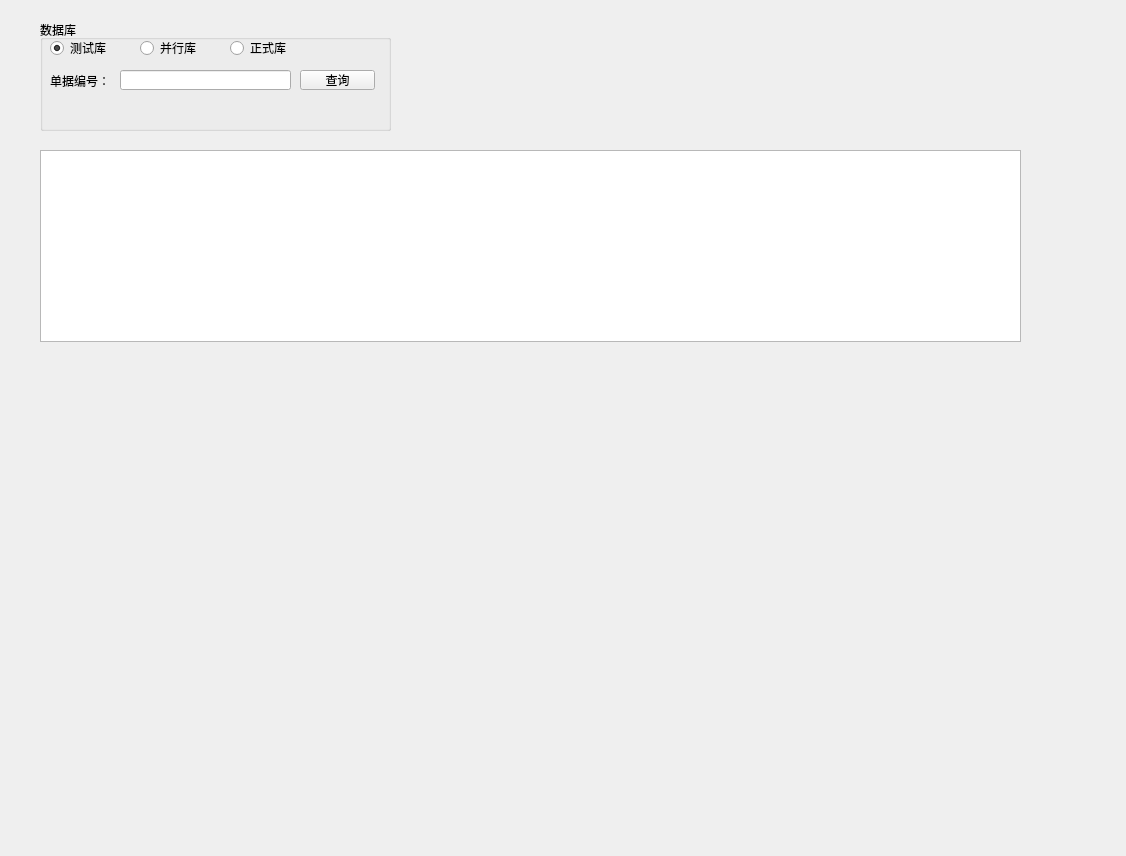
<?xml version="1.0" encoding="UTF-8"?>
<ui version="4.0">
 <class>Form</class>
 <widget class="QWidget" name="Form">
  <property name="enabled">
   <bool>true</bool>
  </property>
  <property name="geometry">
   <rect>
    <x>0</x>
    <y>0</y>
    <width>1126</width>
    <height>856</height>
   </rect>
  </property>
  <property name="windowTitle">
   <string>Form</string>
  </property>
  <widget class="QGroupBox" name="groupBox">
   <property name="geometry">
    <rect>
     <x>40</x>
     <y>20</y>
     <width>351</width>
     <height>111</height>
    </rect>
   </property>
   <property name="title">
    <string>数据库</string>
   </property>
   <widget class="QRadioButton" name="DB_ZS">
    <property name="geometry">
     <rect>
      <x>190</x>
      <y>20</y>
      <width>59</width>
      <height>16</height>
     </rect>
    </property>
    <property name="text">
     <string>正式库</string>
    </property>
   </widget>
   <widget class="QRadioButton" name="DB_CS">
    <property name="geometry">
     <rect>
      <x>10</x>
      <y>20</y>
      <width>61</width>
      <height>16</height>
     </rect>
    </property>
    <property name="text">
     <string>测试库</string>
    </property>
    <property name="checked">
     <bool>true</bool>
    </property>
   </widget>
   <widget class="QRadioButton" name="DB_BX">
    <property name="geometry">
     <rect>
      <x>100</x>
      <y>20</y>
      <width>61</width>
      <height>16</height>
     </rect>
    </property>
    <property name="text">
     <string>并行库</string>
    </property>
   </widget>
   <widget class="QLabel" name="label">
    <property name="geometry">
     <rect>
      <x>10</x>
      <y>50</y>
      <width>61</width>
      <height>21</height>
     </rect>
    </property>
    <property name="text">
     <string>单据编号：</string>
    </property>
   </widget>
   <widget class="QLineEdit" name="F_DJBH">
    <property name="geometry">
     <rect>
      <x>80</x>
      <y>50</y>
      <width>171</width>
      <height>20</height>
     </rect>
    </property>
   </widget>
   <widget class="QPushButton" name="bt_Search">
    <property name="geometry">
     <rect>
      <x>260</x>
      <y>50</y>
      <width>75</width>
      <height>20</height>
     </rect>
    </property>
    <property name="text">
     <string>查询</string>
    </property>
   </widget>
  </widget>
  <widget class="QTableView" name="DataTable">
   <property name="geometry">
    <rect>
     <x>40</x>
     <y>150</y>
     <width>981</width>
     <height>192</height>
    </rect>
   </property>
  </widget>
 </widget>
 <resources/>
 <connections/>
</ui>
